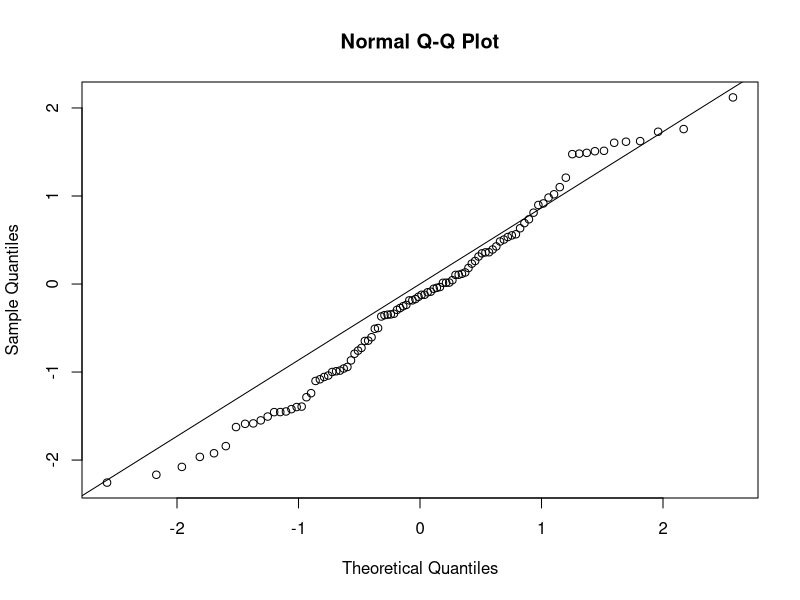
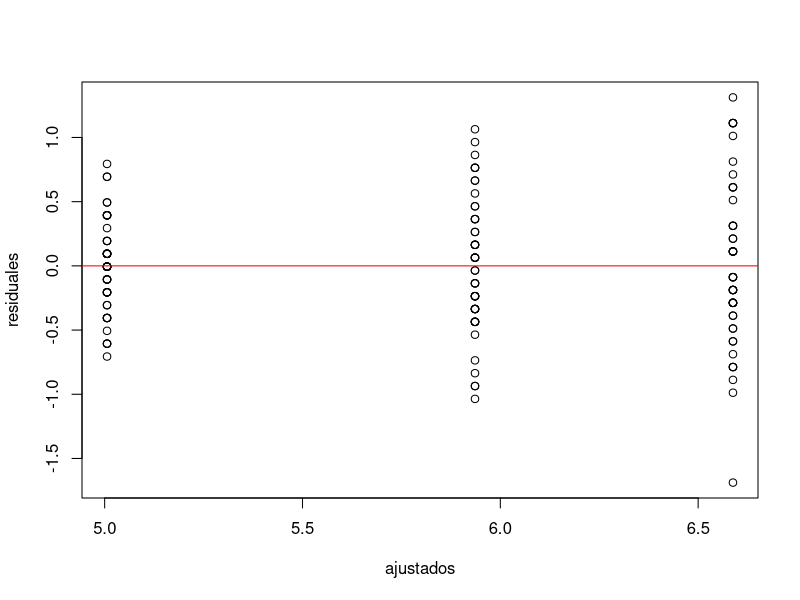

Write R code to recreate these figures, in order.
## ---- chunk 1
set.seed(2021)
qqnorm(rnorm(100, 0, 1))
qqline(rnorm(100, 0, 1))
## ---- chunk 2
modelo <- aov(iris$Sepal.Length ~ iris$Species)
ajustados <- fitted(modelo)
residuales <- residuals(modelo)
plot(ajustados, residuales)
abline(h = 0, col = "red")
